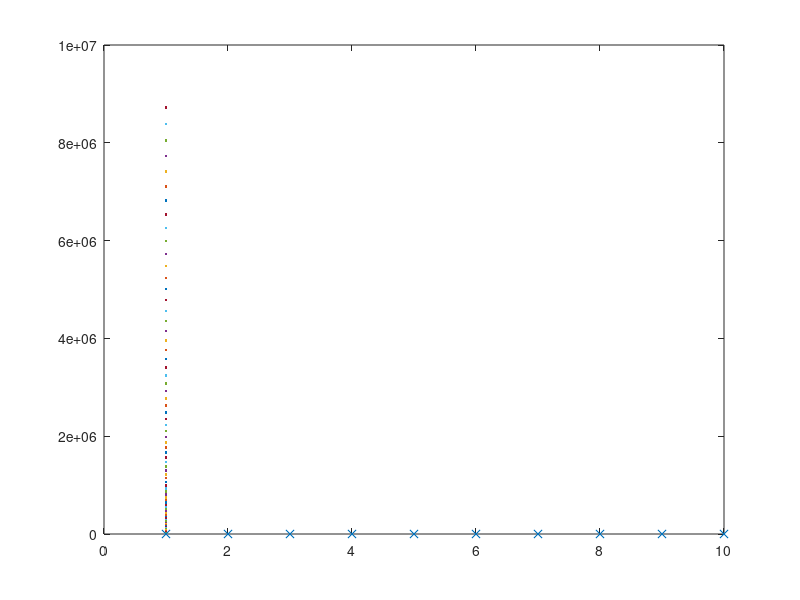

This figure's MATLAB source:
%% Final Matlab Homework

%% Problem 1 
 x = [0:4,4,-4,1,1]'; 
 y = ones(9,1);
% a.)
 xN = norm(x);
 yN = norm(y);
xyN = norm(x+y);
Nxy = norm(x-y);
xyN^2 + Nxy^2; %146
2*(xN^2 + yN^2); % Also 146
% b.)
% T is equal to the formula for the angle between vectors, since cos
% inverse can only be between 0 and  1, t will be as well.
t = (x'*y)/(xN*yN);
acos(t)*(180/pi);
% c.)
p = (dot(x,y)/yN^2)*y;
z = x - p;
zN = norm(z);%sqrt(48)
pN = norm(p);% 4, pythagorean law is satisfied
%% Problem 3
% a.) 
p = [1 : 10]';
T = [222,227,223,233,244,253,260,266,270,266]';
V = [p, ones(10,1)];
c = T\V;
% b.)
q = 1 : 0.1 : 10;
z = polyval(c,q);
plot(1,z,p,T,'x');
% c.)
A = vander(p);
Atemp = A(:,[4:8]);
z = polyval(c,q);
c = T\Atemp;
plot(1,z,p,T,'x');
%Top
% d.)
A = A(:,[2:8]);
z = polyval(c,q);
c = T\A;
plot(1,z,p,T,'x');
%% Problem 9
n = 100;
D = diag(ones(n-1,1),1);
A = 2*eye(n)- D - D';
s = min(eig(A));
P = s*n^2

n = 200;
D = diag(ones(n-1,1),1);
A = 2*eye(n)- D - D';
s = min(eig(A));
P = s*n^2

n = 400;
D = diag(ones(n-1,1),1);
A = 2*eye(n)- D - D';
s = min(eig(A));
P = s*n^2
%% Problem 16 

B = [-1,-1;,1,1];
A = [zeros(2),eye(2);eye(2),B];
% a.)
I = eye(4,4);
rref(A - I);
rref(A + I);
% The dimensions of both eigenspaces are both 1.
% b.)
det(A)
trace(A)
eig(rref(A - I))
eig(rref(A + I))
[V,D] = eig(A);
% A is not defective, using [V,D] one can find that D spans R^4 and each
% column is L.I.
% c.)
format long 
e = eig(A);
% There are 15 digits after the decimal computed in the eigenvalues.
[X,D] = eig(A);
cond(X);
% d.) 
rank(X)
% The computed eigenvectorse are linerally independent since the rank is
% equal to the number of columns.
inv(X)*A*X;
isdiag(inv(X)*A*X)
%The matrix X does not diagonalize A.





